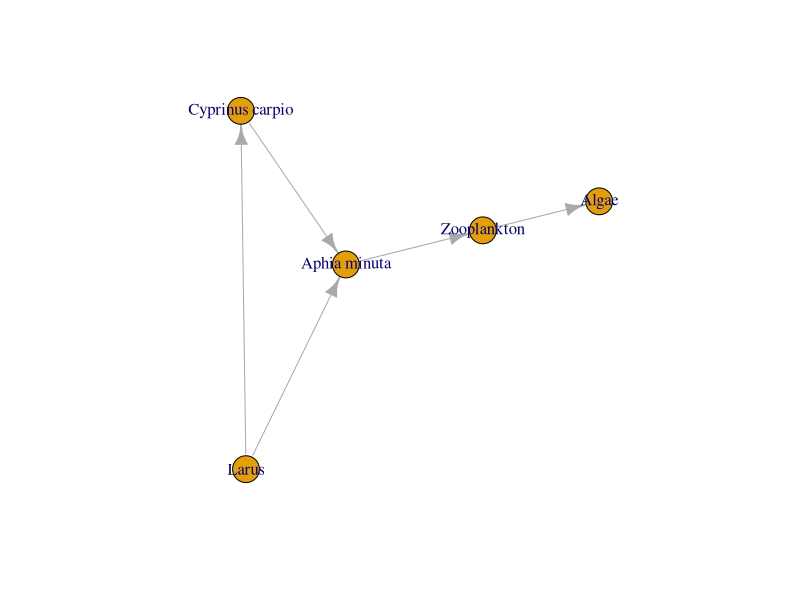
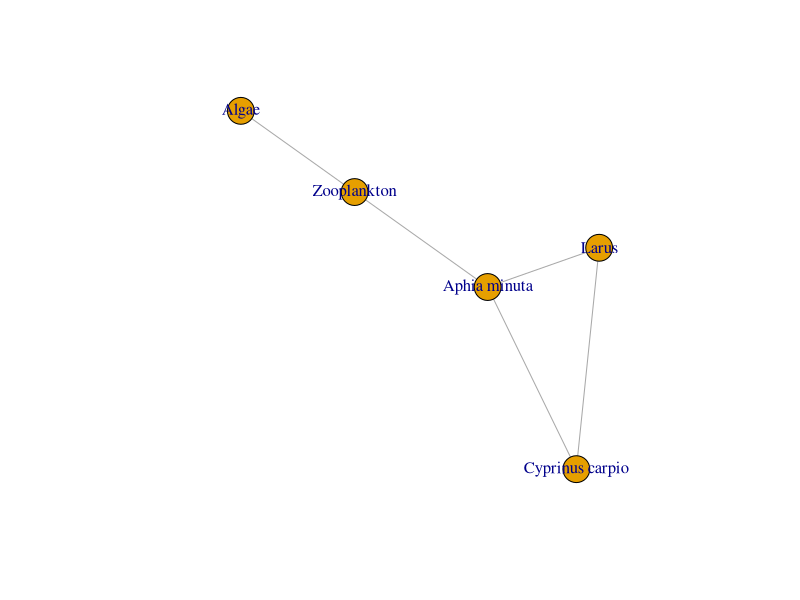
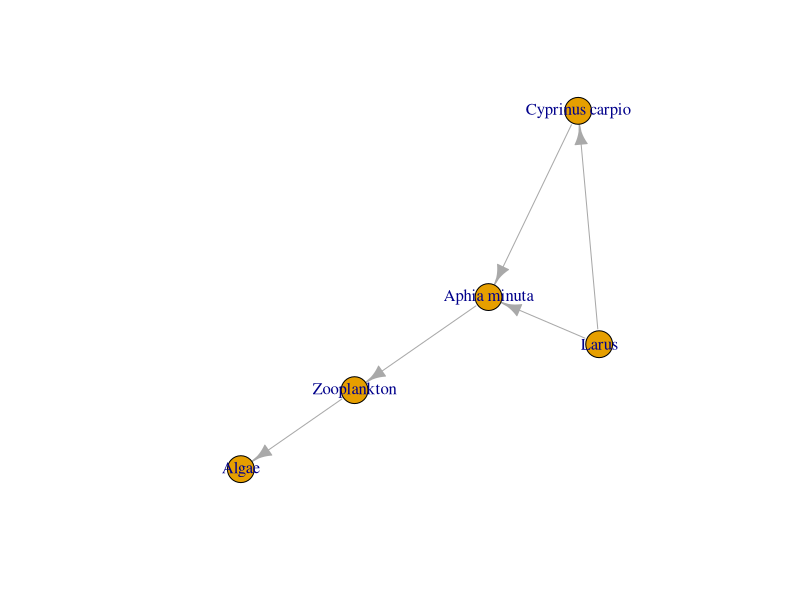

The R source for these figures, in order:
# Code to develop graphs from species as nodes

# install.packages("igraph") # run once
library(igraph)


# The nodes
# species <- c("Algae", "Zooplankton", "Small Fish", "Large Fish", "Bird")
# Putting real species:
species <- c("Algae", "Zooplankton", "Aphia minuta", "Cyprinus carpio", "Larus")

# Interactions
# predator <- c("Zooplankton", "Small Fish", "Large Fish", "Bird", "Bird")
# prey <- c("Algae", "Zooplankton", "Small Fish", "Small Fish", "Large Fish")
# Putting real species:
predator <- c("Zooplankton", "Aphia minuta", "Cyprinus carpio", "Larus", "Larus")
prey <- c("Algae", "Zooplankton", "Aphia minuta", "Aphia minuta", "Cyprinus carpio")

# Exercise: create a dataframe with predators and preys inside
interactions <- data.frame(predator, prey)

# Building the graph
graph <- graph_from_data_frame(interactions, vertices=species) # directed=TRUE is the default
plot(graph)

# Building the graph without diretcions
graph <- graph_from_data_frame(interactions, vertices=species, directed=FALSE) # directed is the default
plot(graph)

# The graph will maintain the same interactions but with a different representation
# The seed!!!
set.seed(42)
graph <- graph_from_data_frame(interactions, vertices=species) # directed=TRUE is the default
plot(graph)
